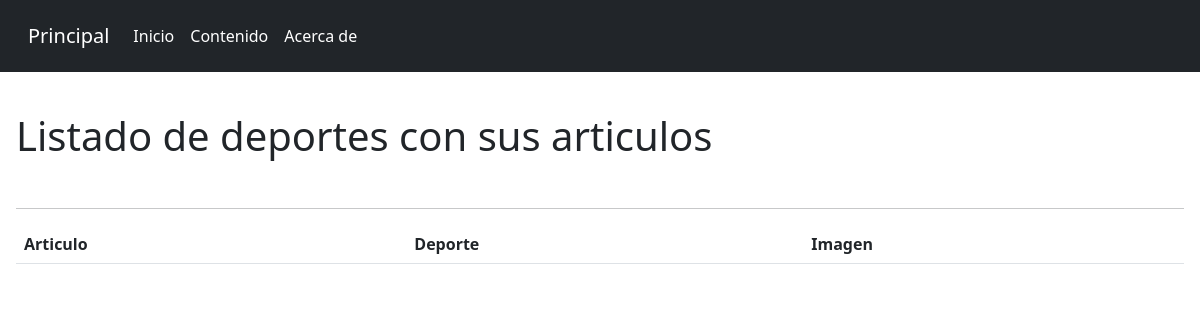
The app's page /, older data.
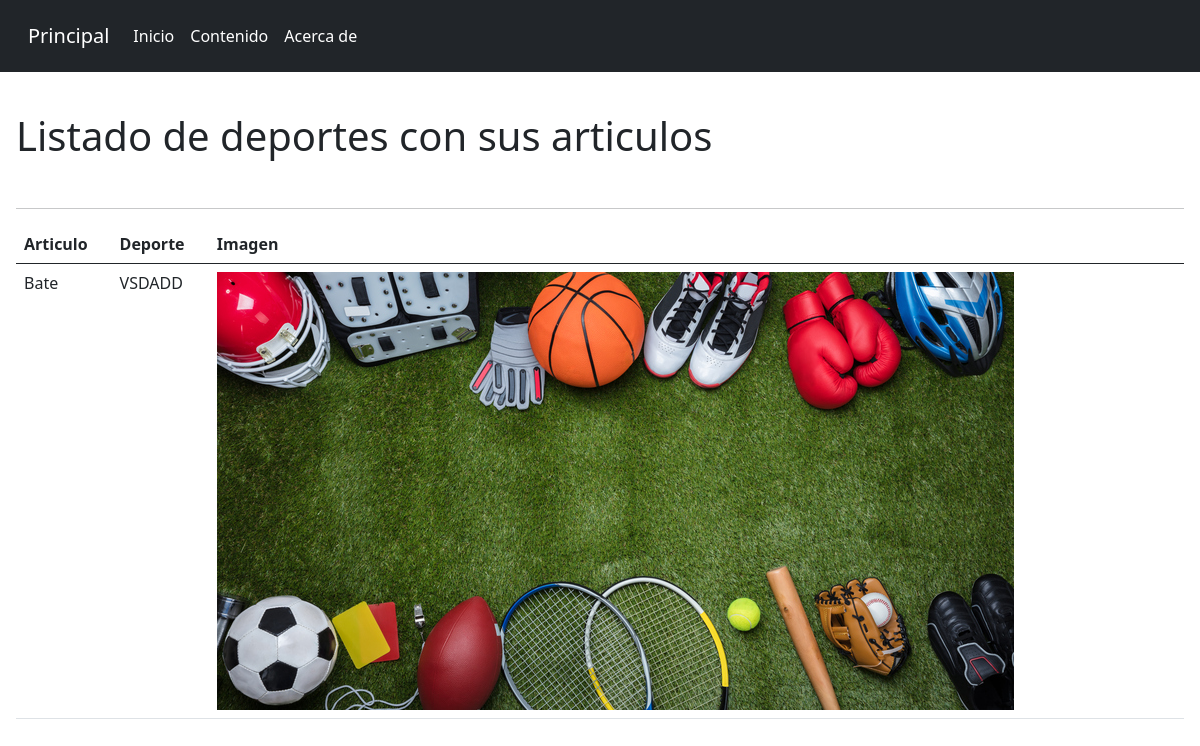
The same page, newer data.
### deportes/models.py (models this page shows, shortened)
class deportes (models.Model):
	articulo = models.TextField(default = "",null=True)
	deporte = models.TextField(default = "",null=True)
	imagen = models.ImageField(upload_to='albums/images/',default = "")

### deportes/views.py (the view)
# urls.py: path('',HomePageView.as_view(),name = 'home'),
class HomePageView(ListView):
	model = deportes
	template_name = 'home.html'
	context_object_name = 'listado_deportes'

### deportes/templates/home.html (shortened to what this page needs)
{% extends 'base.html' %}
{% block content %}
{% load static %}
<link rel="stylesheet" type="text/css" href="{% static 'css/main.css' %}">
<body>
	<div class="p-3">
		<br>
		<h1>Listado de deportes con sus articulos</h1>
		<br>
		<hr>
		<div>
	        <table class="table">
	            <thead>
	                <tr>
	                    <th>Articulo</th>
	                    <th>Deporte</th>
	                    <th>Imagen</th>
	                </tr>
	            </thead>
	            {% for deportes in listado_deportes %}
	            <tbody>
	                <td>{{ deportes.articulo }}</td>
	                <td>{{ deportes.deporte }}</td>
	                <td><img src="{{ deportes.imagen }}"></td>
	            </tbody>
	            {% endfor %}
	        </table>
	    </div>
	</div>
</body>
{% endblock content %}

Row changes from the older to the newer data that the page shows:
added deportes: articulo "Bate", deporte "VSDADD", imagen (picture)
